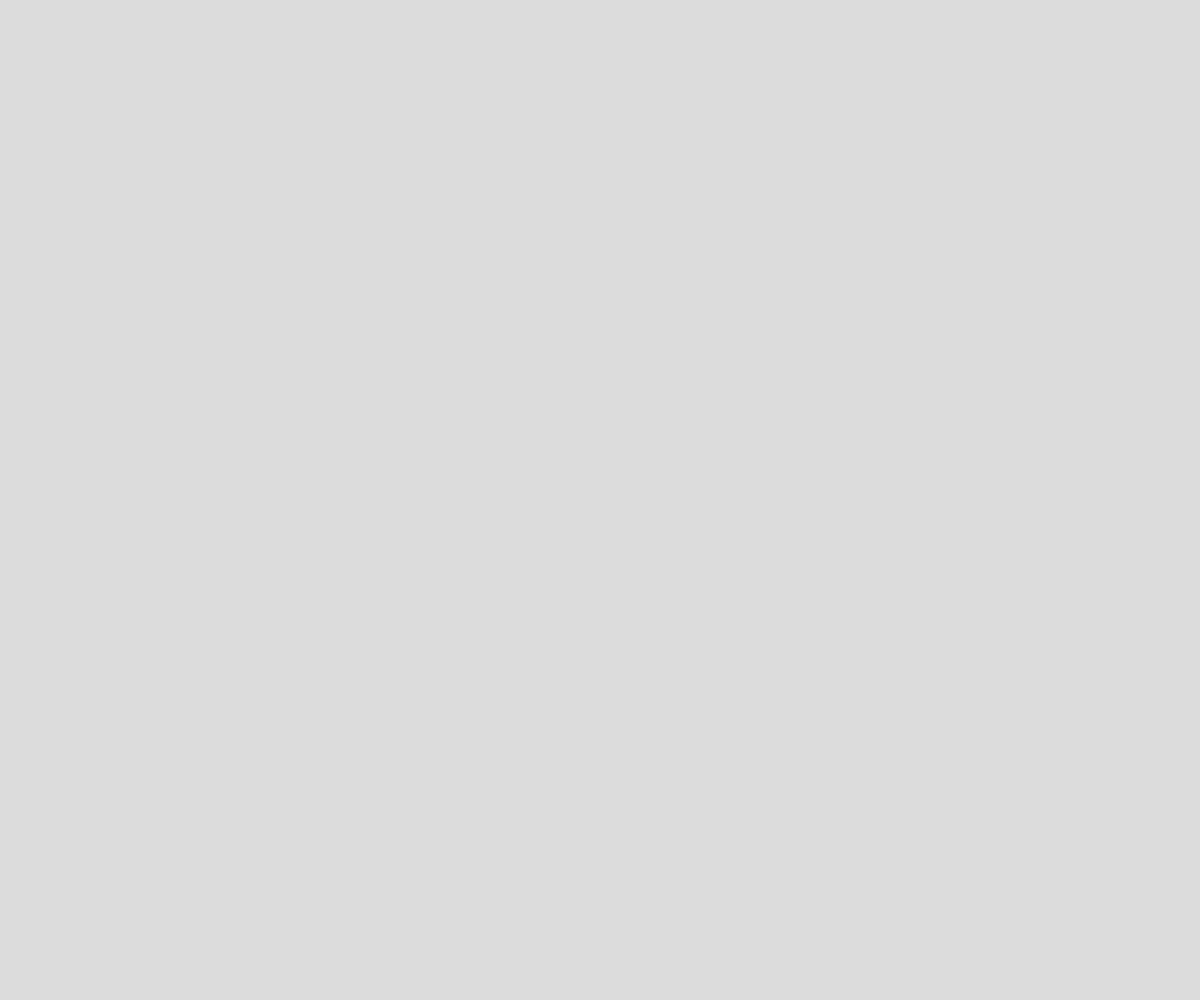
Frame 1 (no input)
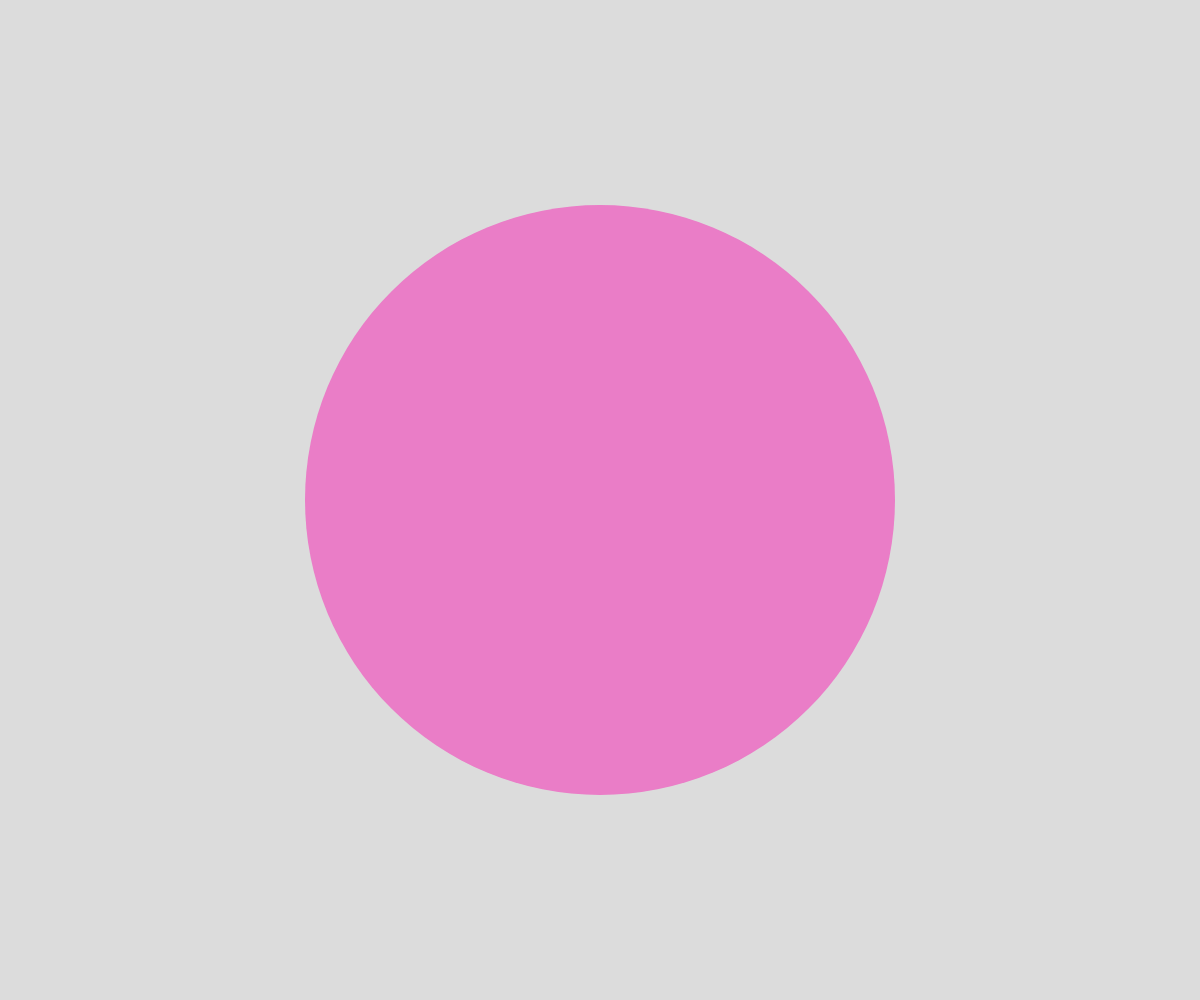
Frame 60 (no input)
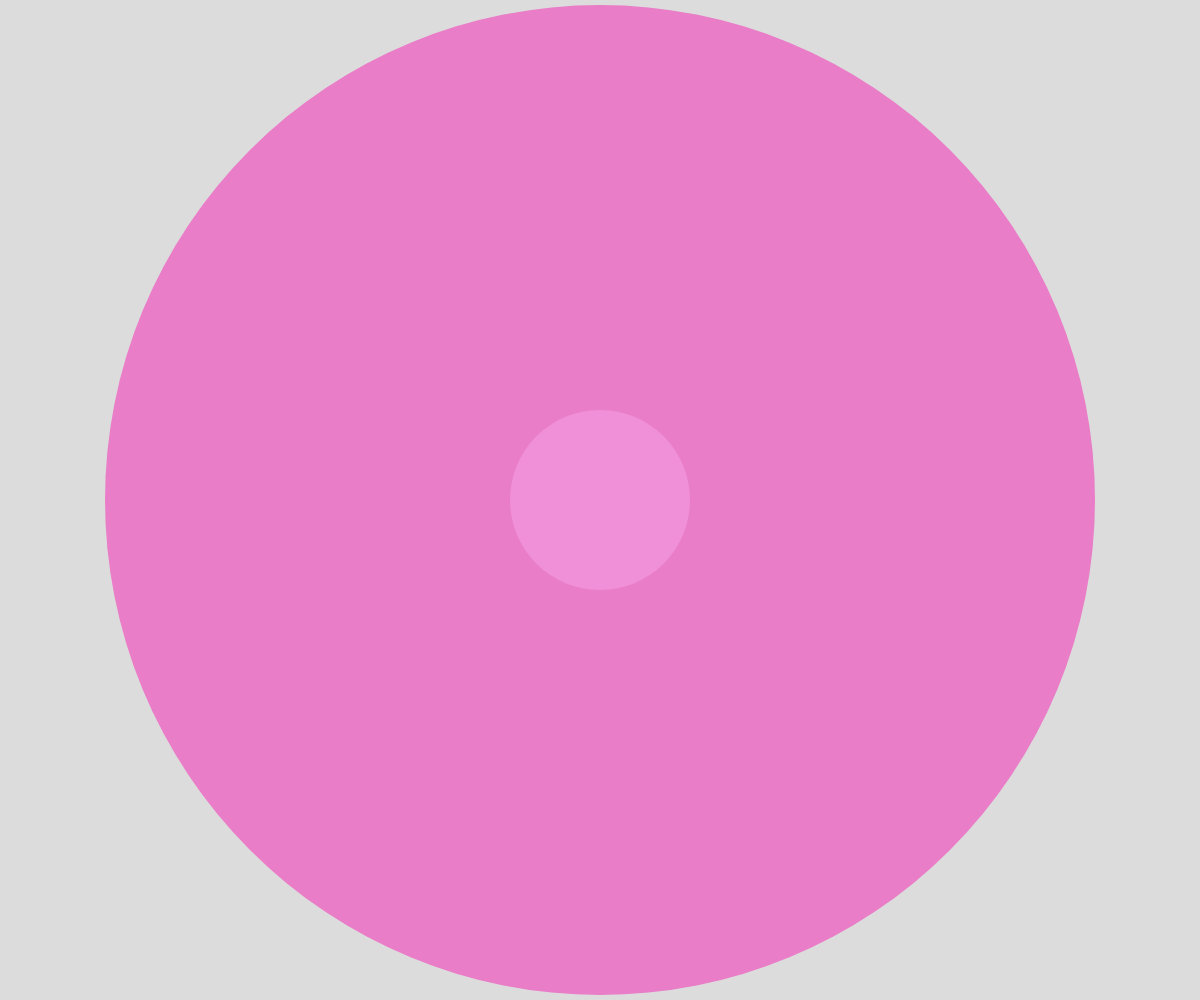
Frame 120 (the mouse pressed at the canvas centre since frame 60)

The p5.js sketch that drew these frames (run headless with seeded random() and noise() and a simulated clock; from frame 60 on, the mouse is pressed at the canvas centre):

// p5.js sketch
// ── sketch.js
var cr = 0,crmax;
  culoare = 0;

function setup() {
  crmax=windowHeight;
  createCanvas(windowWidth, windowHeight);
  background(220);
}

function cercuri() {
  if (cr < crmax) {
    ellipse(windowWidth / 2, windowHeight / 2, cr);
    cr += 10;
  } else {
    cr = 0;crmax-=10;
    if(culoare<3)culoare++;
    else culoare=0;
    
  }
}

function draw() {
  ellipseMode(CENTER);
  noStroke();
  if (culoare == 0) fill( 	234, 125, 199);
  else if (culoare == 1) fill( 	240, 144, 217);
  else if (culoare == 2) fill( 	242, 162, 228);
  else if (culoare == 3) fill( 	247, 232, 232);
  cercuri(50);
  let a = 1;
  a++;
  if (a == 50) {
    cercuri(50);
    a = 1;
  }
}
